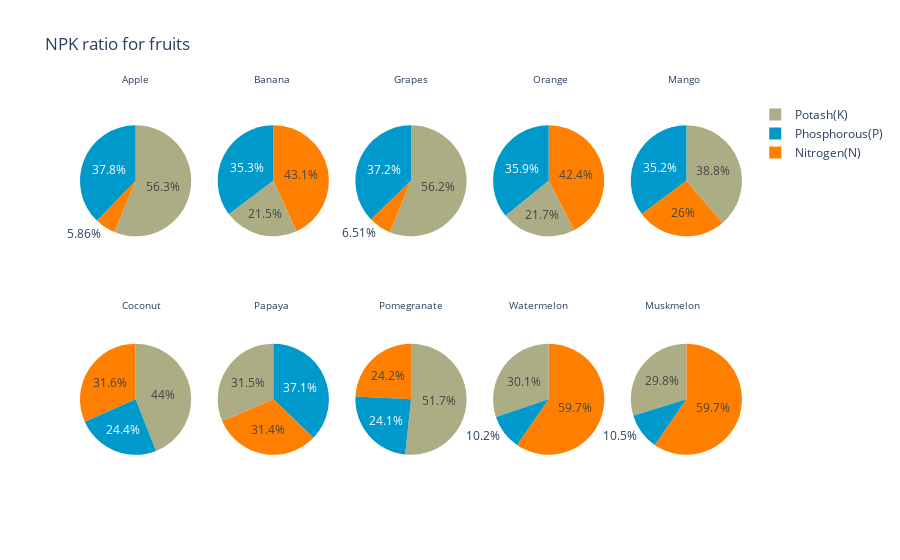

Write notebook code for a chart like this one.
### Code cell
labels = ['Nitrogen(N)','Phosphorous(P)','Potash(K)']
specs = [[{'type':'domain'}, {'type':'domain'}, {'type':'domain'}, {'type':'domain'}, {'type':'domain'}],[
         {'type':'domain'}, {'type':'domain'}, {'type':'domain'}, {'type':'domain'}, {'type':'domain'}]]
fig = make_subplots(rows=2, cols=5, specs=specs)
cafe_colors =  ['rgb(255, 128, 0)', 'rgb(0, 153, 204)', 'rgb(173, 173, 133)']

apple_npk = crop_summary[crop_summary.index=='apple']
values = [apple_npk['N'][0], apple_npk['P'][0], apple_npk['K'][0]]
fig.add_trace(go.Pie(labels=labels, values=values,name="Apple", marker_colors=cafe_colors),1, 1)

banana_npk = crop_summary[crop_summary.index=='banana']
values = [banana_npk['N'][0], banana_npk['P'][0], banana_npk['K'][0]]
fig.add_trace(go.Pie(labels=labels, values=values,name="Banana", marker_colors=cafe_colors),1, 2)

grapes_npk = crop_summary[crop_summary.index=='grapes']
values = [grapes_npk['N'][0], grapes_npk['P'][0], grapes_npk['K'][0]]
fig.add_trace(go.Pie(labels=labels, values=values,name="Grapes", marker_colors=cafe_colors),1, 3)

orange_npk = crop_summary[crop_summary.index=='orange']
values = [orange_npk['N'][0], orange_npk['P'][0], orange_npk['K'][0]]
fig.add_trace(go.Pie(labels=labels, values=values,name="Orange", marker_colors=cafe_colors),1, 4)

mango_npk = crop_summary[crop_summary.index=='mango']
values = [mango_npk['N'][0], mango_npk['P'][0], mango_npk['K'][0]]
fig.add_trace(go.Pie(labels=labels, values=values,name="Mango", marker_colors=cafe_colors),1, 5)

coconut_npk = crop_summary[crop_summary.index=='coconut']
values = [coconut_npk['N'][0], coconut_npk['P'][0], coconut_npk['K'][0]]
fig.add_trace(go.Pie(labels=labels, values=values,name="Coconut", marker_colors=cafe_colors),2, 1)

papaya_npk = crop_summary[crop_summary.index=='papaya']
values = [papaya_npk['N'][0], papaya_npk['P'][0], papaya_npk['K'][0]]
fig.add_trace(go.Pie(labels=labels, values=values,name="Papaya", marker_colors=cafe_colors),2, 2)

pomegranate_npk = crop_summary[crop_summary.index=='pomegranate']
values = [pomegranate_npk['N'][0], pomegranate_npk['P'][0], pomegranate_npk['K'][0]]
fig.add_trace(go.Pie(labels=labels, values=values,name="Pomegranate", marker_colors=cafe_colors),2, 3)

watermelon_npk = crop_summary[crop_summary.index=='watermelon']
values = [watermelon_npk['N'][0], watermelon_npk['P'][0], watermelon_npk['K'][0]]
fig.add_trace(go.Pie(labels=labels, values=values,name="Watermelon", marker_colors=cafe_colors),2, 4)

muskmelon_npk = crop_summary[crop_summary.index=='muskmelon']
values = [muskmelon_npk['N'][0], muskmelon_npk['P'][0], muskmelon_npk['K'][0]]
fig.add_trace(go.Pie(labels=labels, values=values,name="Muskmelon", marker_colors=cafe_colors),2, 5)

fig.update_layout(
    title_text="NPK ratio for fruits",
    annotations=[dict(text='Apple',x=0.06,y=1.08, font_size=10, showarrow=False),
                 dict(text='Banana',x=0.26,y=1.08, font_size=10, showarrow=False),
                 dict(text='Grapes',x=0.50,y=1.08, font_size=10, showarrow=False),
                 dict(text='Orange',x=0.74,y=1.08, font_size=10, showarrow=False),
                dict(text='Mango',x=0.94,y=1.08, font_size=10, showarrow=False),
                dict(text='Coconut',x=0.06,y=0.46, font_size=10, showarrow=False),
                 dict(text='Papaya',x=0.26,y=0.46, font_size=10, showarrow=False),
                 dict(text='Pomegranate',x=0.50,y=0.46, font_size=10, showarrow=False),
                 dict(text='Watermelon',x=0.74,y=0.46, font_size=10, showarrow=False),
                dict(text='Muskmelon',x=0.94,y=0.46, font_size=10, showarrow=False)])
fig.show()

### Figure 1 — Plotly figure (JSON) as saved in the notebook; plotly's stock layout.template omitted (floating-point values rounded to 4 significant figures)
{"data": [{"domain": {"x": [0, 0.168], "y": [0.575, 1]}, "labels": ["Nitrogen(N)", "Phosphorous(P)", "Potash(K)"], "marker": {"colors": ["rgb(255, 128, 0)", "rgb(0, 153, 204)", "rgb(173, 173, 133)"]}, "name": "Apple", "type": "pie", "values": [20.8, 134.2, 199.9]}, {"domain": {"x": [0.208, 0.376], "y": [0.575, 1]}, "labels": ["Nitrogen(N)", "Phosphorous(P)", "Potash(K)"], "marker": {"colors": ["rgb(255, 128, 0)", "rgb(0, 153, 204)", "rgb(173, 173, 133)"]}, "name": "Banana", "type": "pie", "values": [100.2, 82.01, 50.05]}, {"domain": {"x": [0.416, 0.584], "y": [0.575, 1]}, "labels": ["Nitrogen(N)", "Phosphorous(P)", "Potash(K)"], "marker": {"colors": ["rgb(255, 128, 0)", "rgb(0, 153, 204)", "rgb(173, 173, 133)"]}, "name": "Grapes", "type": "pie", "values": [23.18, 132.5, 200.1]}, {"domain": {"x": [0.624, 0.792], "y": [0.575, 1]}, "labels": ["Nitrogen(N)", "Phosphorous(P)", "Potash(K)"], "marker": {"colors": ["rgb(255, 128, 0)", "rgb(0, 153, 204)", "rgb(173, 173, 133)"]}, "name": "Orange", "type": "pie", "values": [19.58, 16.55, 10.01]}, {"domain": {"x": [0.832, 1], "y": [0.575, 1]}, "labels": ["Nitrogen(N)", "Phosphorous(P)", "Potash(K)"], "marker": {"colors": ["rgb(255, 128, 0)", "rgb(0, 153, 204)", "rgb(173, 173, 133)"]}, "name": "Mango", "type": "pie", "values": [20.07, 27.18, 29.92]}, {"domain": {"x": [0, 0.168], "y": [0, 0.425]}, "labels": ["Nitrogen(N)", "Phosphorous(P)", "Potash(K)"], "marker": {"colors": ["rgb(255, 128, 0)", "rgb(0, 153, 204)", "rgb(173, 173, 133)"]}, "name": "Coconut", "type": "pie", "values": [21.98, 16.93, 30.59]}, {"domain": {"x": [0.208, 0.376], "y": [0, 0.425]}, "labels": ["Nitrogen(N)", "Phosphorous(P)", "Potash(K)"], "marker": {"colors": ["rgb(255, 128, 0)", "rgb(0, 153, 204)", "rgb(173, 173, 133)"]}, "name": "Papaya", "type": "pie", "values": [49.88, 59.05, 50.04]}, {"domain": {"x": [0.416, 0.584], "y": [0, 0.425]}, "labels": ["Nitrogen(N)", "Phosphorous(P)", "Potash(K)"], "marker": {"colors": ["rgb(255, 128, 0)", "rgb(0, 153, 204)", "rgb(173, 173, 133)"]}, "name": "Pomegranate", "type": "pie", "values": [18.87, 18.75, 40.21]}, {"domain": {"x": [0.624, 0.792], "y": [0, 0.425]}, "labels": ["Nitrogen(N)", "Phosphorous(P)", "Potash(K)"], "marker": {"colors": ["rgb(255, 128, 0)", "rgb(0, 153, 204)", "rgb(173, 173, 133)"]}, "name": "Watermelon", "type": "pie", "values": [99.42, 17, 50.22]}, {"domain": {"x": [0.832, 1], "y": [0, 0.425]}, "labels": ["Nitrogen(N)", "Phosphorous(P)", "Potash(K)"], "marker": {"colors": ["rgb(255, 128, 0)", "rgb(0, 153, 204)", "rgb(173, 173, 133)"]}, "name": "Muskmelon", "type": "pie", "values": [100.3, 17.72, 50.08]}], "layout": {"annotations": [{"font": {"size": 10}, "showarrow": false, "text": "Apple", "x": 0.06, "y": 1.08}, {"font": {"size": 10}, "showarrow": false, "text": "Banana", "x": 0.26, "y": 1.08}, {"font": {"size": 10}, "showarrow": false, "text": "Grapes", "x": 0.5, "y": 1.08}, {"font": {"size": 10}, "showarrow": false, "text": "Orange", "x": 0.74, "y": 1.08}, {"font": {"size": 10}, "showarrow": false, "text": "Mango", "x": 0.94, "y": 1.08}, {"font": {"size": 10}, "showarrow": false, "text": "Coconut", "x": 0.06, "y": 0.46}, {"font": {"size": 10}, "showarrow": false, "text": "Papaya", "x": 0.26, "y": 0.46}, {"font": {"size": 10}, "showarrow": false, "text": "Pomegranate", "x": 0.5, "y": 0.46}, {"font": {"size": 10}, "showarrow": false, "text": "Watermelon", "x": 0.74, "y": 0.46}, {"font": {"size": 10}, "showarrow": false, "text": "Muskmelon", "x": 0.94, "y": 0.46}], "title": {"text": "NPK ratio for fruits"}}}
